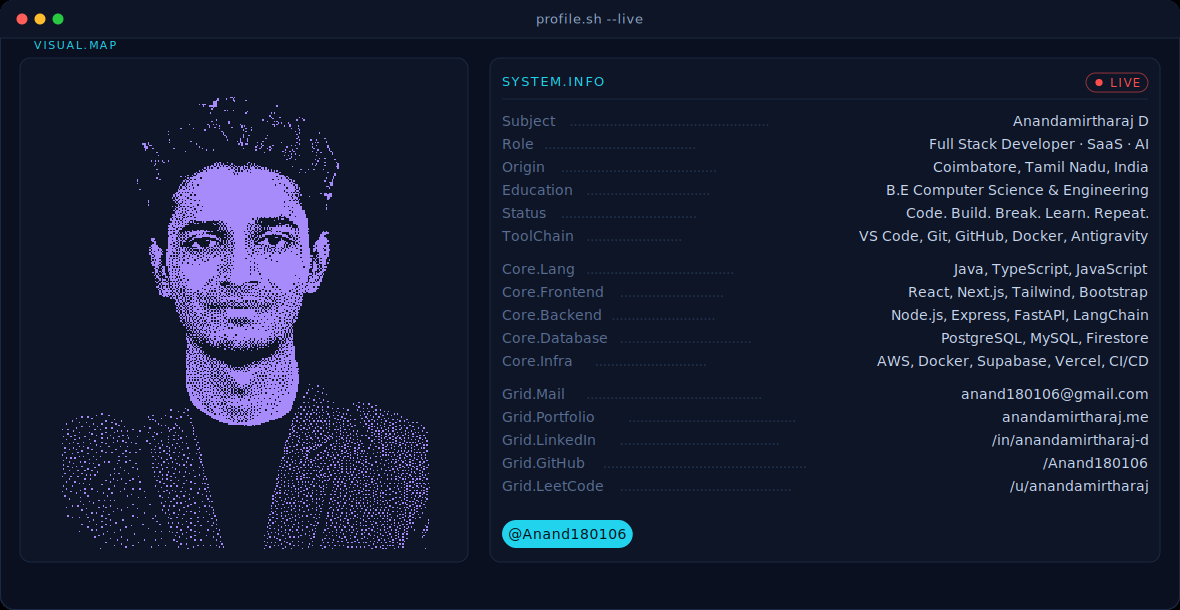
#> input picture still_dark.png, 1180 x 610 px
$ python -i build_banner.py   (imports and definitions only)
#> lines starting #> are read from the running program, lines starting #| are printed output that depends on the picture; after the words box and inside, x2 and y2 are one past the last pixel; in counts of white or black regions, pixels touching at a corner belong together
#> further down, picture is the input picture: shape (610, 1180, 3); mean B, G, R 50.1, 29.3, 22.1
"""
Animated GitHub profile banner generator.
Master Prompt Specification Implementation.
Emits dark.svg / light.svg + still PNG preview images + metrics.
"""
import io, json, math, os
import numpy as np
from PIL import Image, ImageEnhance, ImageFilter, ImageDraw
from scipy import ndimage as ndi
from scipy.optimize import linear_sum_assignment
from scipy.cluster.vq import kmeans2

rng = np.random.default_rng(7)

# Search locations for photo
PHOTO_PATHS = [
    r"c:\Users\Anandamirtharaj\OneDrive\Desktop\Anandamirtharaj-dev-main\assets\about_photo.png",
    r"c:\Users\Anandamirtharaj\OneDrive\Desktop\Anandamirtharaj-dev-main\assets\user_picture.jpg",
]

SRC = None
# [7 lines not run here, left out]

PADW = 1400          # white side-padding so the crop can pull back to head+shoulders
GW, GH = 300, 340

# ══════════════════════════════════════════════════════════ palette
PAL = {
    "dark": dict(portrait="#A78BFA", chrome="#22D3EE", accent="#10B981",
                 bg="#0A101F", panel="#0D1526", line="#1B2942",
                 text="#C8D6EE", dim="#5A6E93", leader="#243450",
                 title="#8FA6C8", pill_fg="#04121A"),
    "light": dict(portrait="#7C3AED", chrome="#0891B2", accent="#059669",
                  bg="#F4F6FB", panel="#FFFFFF", line="#D9E1EE",
                  text="#1E2A3D", dim="#6B7C96", leader="#C6D2E2",
                  title="#33455F", pill_fg="#FFFFFF"),
}

# ══════════════════════════════════════════════════════════ geometry
W, H      = 1180, 610
BAR       = 38
FR_X, FR_Y, FR_W, FR_H = 20, 58, 448, 504      # portrait frame
PAD       = 12
SCALE     = 1.413                               # grid unit -> px
PT_X, PT_Y = FR_X + PAD, FR_Y + PAD             # portrait origin
IP_X, IP_W = 490, 670                           # info panel
INNER_L   = IP_X + 12
INNER_R   = IP_X + IP_W - 12
CW        = 8.4                                 # mono advance @ 14px
SLOTS     = int((INNER_R - INNER_L) / CW)

ROWS = [
    ("Subject",        "Anandamirtharaj D"),
    ("Role",           "Full Stack Developer · SaaS · AI"),
    ("Origin",         "Coimbatore, Tamil Nadu, India"),
    ("Education",      "B.E Computer Science & Engineering"),
    ("Status",         "Code. Build. Break. Learn. Repeat."),
    ("ToolChain",      "VS Code, Git, GitHub, Docker, Antigravity"),
    None,
    ("Core.Lang",      "Java, TypeScript, JavaScript"),
    ("Core.Frontend",  "React, Next.js, Tailwind, Bootstrap"),
    ("Core.Backend",   "Node.js, Express, FastAPI, LangChain"),
    ("Core.Database",  "PostgreSQL, MySQL, Firestore"),
    ("Core.Infra",     "AWS, Docker, Supabase, Vercel, CI/CD"),
    None,
    ("Grid.Mail",      "anand180106@gmail.com"),
    ("Grid.Portfolio", "anandamirtharaj.me"),
    ("Grid.LinkedIn",  "/in/anandamirtharaj-d"),
    ("Grid.GitHub",    "/Anand180106"),
    ("Grid.LeetCode",  "/u/anandamirtharaj"),
]
HANDLE = "@Anand180106"
LOGOS  = ["vercel", "code", "supabase"]

# ══════════════════════════════════════════════════════════ 1. portrait
# [6 lines left out: function load_padded, not called in this run]

def subject_mask(rgb, t=35):
#> called with t = 35
    d = np.sqrt(((255 - rgb.astype(np.float32)) ** 2).sum(2))
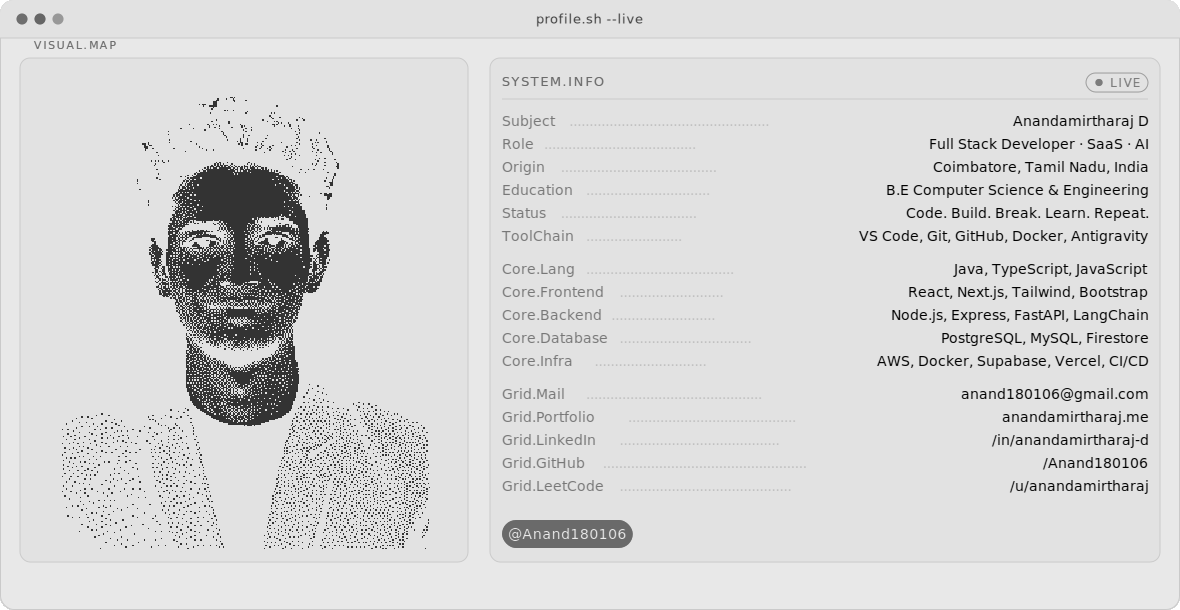
#> d: shape (610, 1180) float32; min 70.68, max 441.7, mean 385.1; drawn with min black and max white
    m = ndi.binary_fill_holes(ndi.binary_closing(d > t, np.ones((15, 15))))
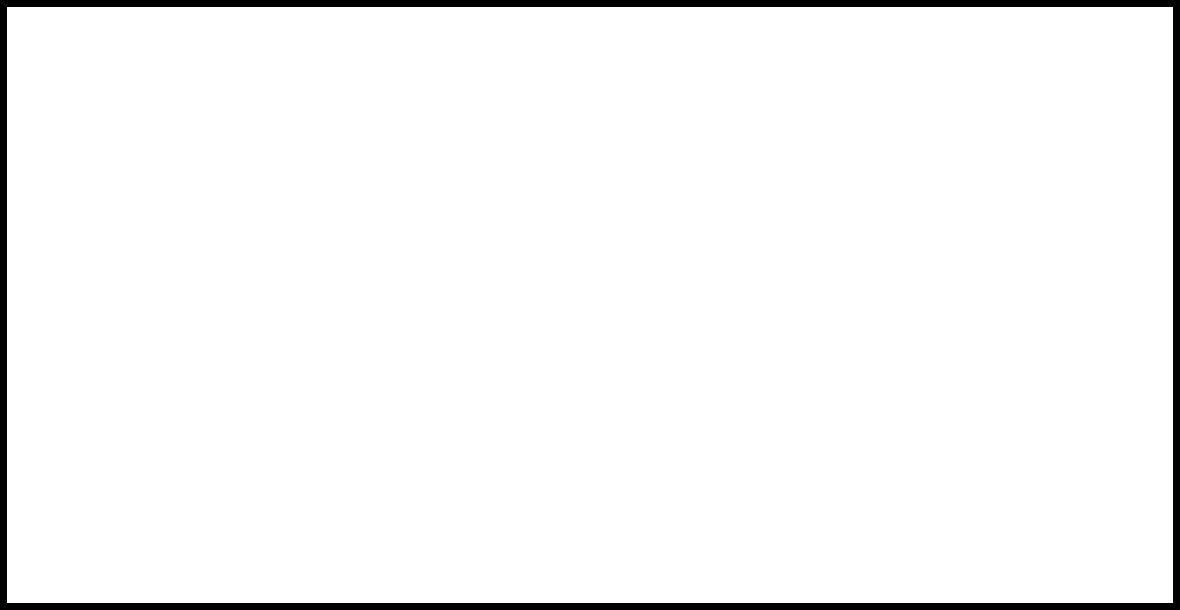
#> m: shape (610, 1180) bool; 96.5% white; 1 black region, box (x1, y1, x2, y2) and area: (0, 0, 1180, 610) 24864
    lab, n = ndi.label(m)
#> n = 1
    if n:
        s = ndi.sum(m, lab, range(1, n + 1))
#> s = [694936]
        m = lab == int(np.argmax(s)) + 1
    return m

def masked_autocontrast(g, m, cutoff=1):
    lo, hi = np.percentile(g[m], [cutoff, 100 - cutoff])
    return np.clip((g.astype(np.float32) - lo) * (255.0 / max(hi - lo, 1)), 0, 255).astype(np.uint8)

# [158 lines left out: functions fs_serpentine, portrait_bits, draw_logo_image, logo_points, ot_match, drift_bands and 4 more, not called in this run]

# ══════════════════════════════════════════════════════════ 5. timing
DUR = 14.2
KT  = [0, 3.0, 4.3, 6.3, 7.6, 9.6, 10.9, 12.9, 14.2]
KTS = ";".join(f"{t/DUR:.4f}" for t in KT)
INTRO = 3.2

# ══════════════════════════════════════════════════════════ 6. SVG
def esc(s): return (s.replace("&", "&amp;").replace("<", "&lt;").replace(">", "&gt;"))

# [104 lines left out: function build_svg, not called in this run]

# ══════════════════════════════════════════════════════════ main
# [44 lines not run here, left out]

>>> import cv2
>>> picture = cv2.imread('still_dark.png')
>>> result = subject_mask(picture)
